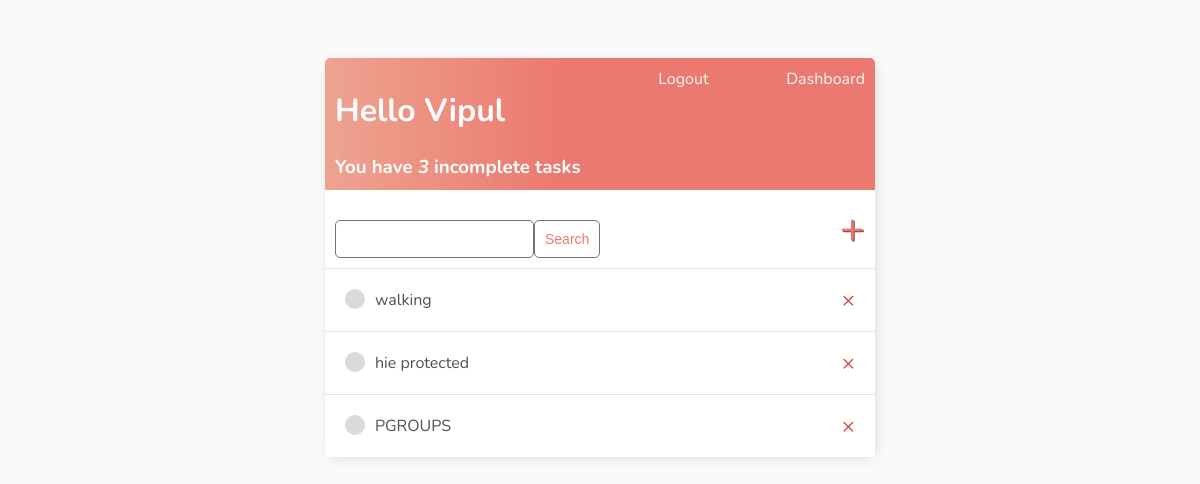
Page //dashboard (signed in) on the earlier database version.
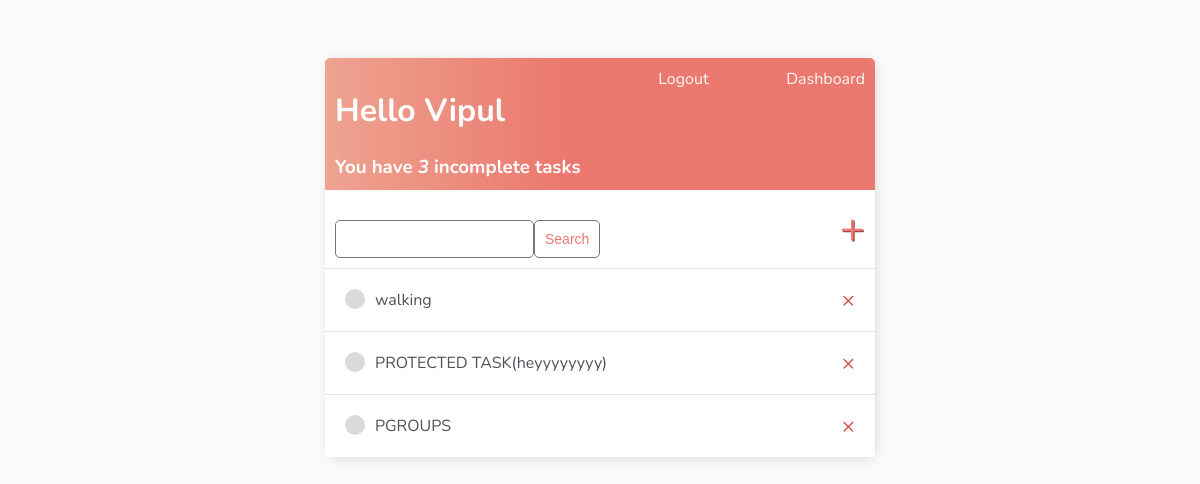
Same page on the later database version.
### base/models.py (models this page shows)
class Task(models.Model):
    VISIBILITY_CHOICES = [
        ('public', 'Public'),
        ('private', 'Private'),
        ('protected', 'Protected'),
    ]
    user= models.ForeignKey(User,on_delete=models.CASCADE,null=True,blank=True)
    title=models.CharField(max_length=200)
    description=models.TextField(null=True,blank=True)
    complete = models.BooleanField(default=False)
    created = models.DateTimeField(auto_now_add=True)
    visibility = models.CharField(max_length=10, choices=VISIBILITY_CHOICES, default='private')
    allowed_groups = models.ManyToManyField(Group, blank=True)
    def __str__(self):
        return self.title
    class Meta:
        ordering = ['complete']

### base/views.py (called while the page is built)
    def get_context_data(self, **kwargs):
        context = super().get_context_data(**kwargs)
        context['tasks'] = context['tasks'].filter(user=self.request.user)
        context['count'] = context['tasks'].filter(complete=False).count()
        search_input = self.request.GET.get('search-area') or ''
        if search_input:
            context['tasks']= context['tasks'].filter(title__startswith=search_input)   #title__icontains used for getting all realed words in the list
            tasks= tasks.filter(title_startswith=search_input)
        context['search_input'] = search_input
        return context

### base/templates/base/task_list.html (shortened to what this page needs)
{%extends 'base/main.html'%}
{% block content %}
<div class="header-bar">
    <div>
        <h1>Hello {{request.user|title}}</h1>
        <h3 style="margin:0">You have <i>{{count}} </i>incomplete task{{ count|pluralize:"s" }}</h3>
    </div>
    {%if request.user.is_authenticated%}
    <form method="POST" action="{% url 'logout' %}" style="display: inline;">
        <a href="#" onclick="this.closest('form').submit(); return false;">Logout</a>
        <br>
    </form>
    <a href="{% url 'dashboard' %}" class="btn btn-link">Dashboard</a>
    {%else%}
        <a href="{% url 'login' %}">Login</a>
    {%endif%}
</div>
<div id="search-add-wrapper">
    <form method="GET" style="margin-top: 20px;display:flex;">
        <input type="text" name="search-area" value ="{{search_input}}">
        <input class="button" type="submit" value = "Search">
    </form>
    <a id="add-link" href="{%url 'task-create'  %}">&#x2b;</a>
</div>
<div class="task-items-wrapper">
        {% for task in tasks %}
         <div class= "task-wrapper">
            {%if task.complete %}
                <div class = "task-title">
                        <div class="task-complete-icon"> </div>
                        <i><s><a href="{% url 'task-update' task.id%}">{{task}}</a></s></i>
                </div>
                <a class="delete-link" href ="{% url 'task-delete' task.id%}">&#215;</a>
                {% else %}
                        <div class = "task-title">
                        <div class="task-incomplete-icon"> </div>
                        <a href="{% url 'task-update' task.id%}">{{task}}</a>
                        </div>
            <a class="delete-link" href ="{% url 'task-delete' task.id%}">&#215;</a>   {% comment %}Delete {% endcomment %}
            {%endif%}
         </div>
        {%empty%}
        <h3>No Items in the List</h3>
        {%endfor%}
</div>
{% endblock content %}

Differences in the rows shown:
removed Task: title "hie protected"
now on this page (row edited): Task: title "PROTECTED TASK(heyyyyyyyy)"
